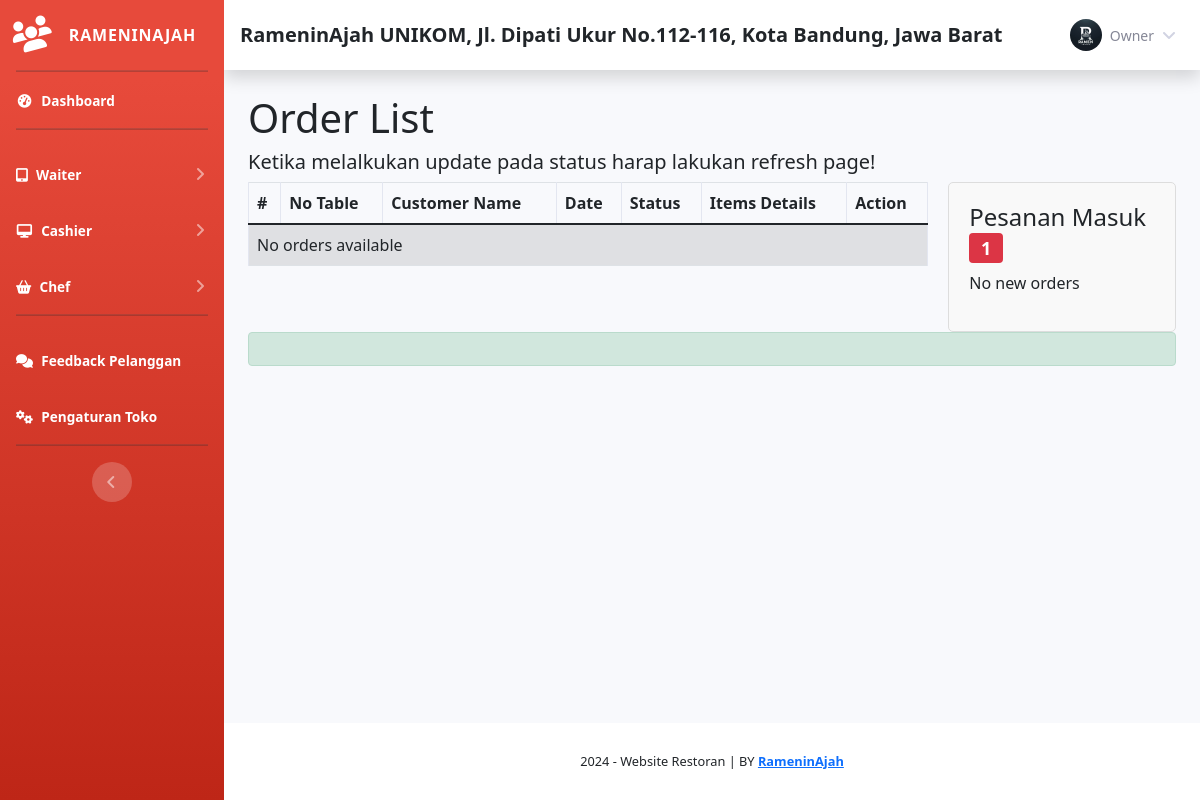
Before: /Assets/php/index.php?page=pesanan (signed in) with the older database file.
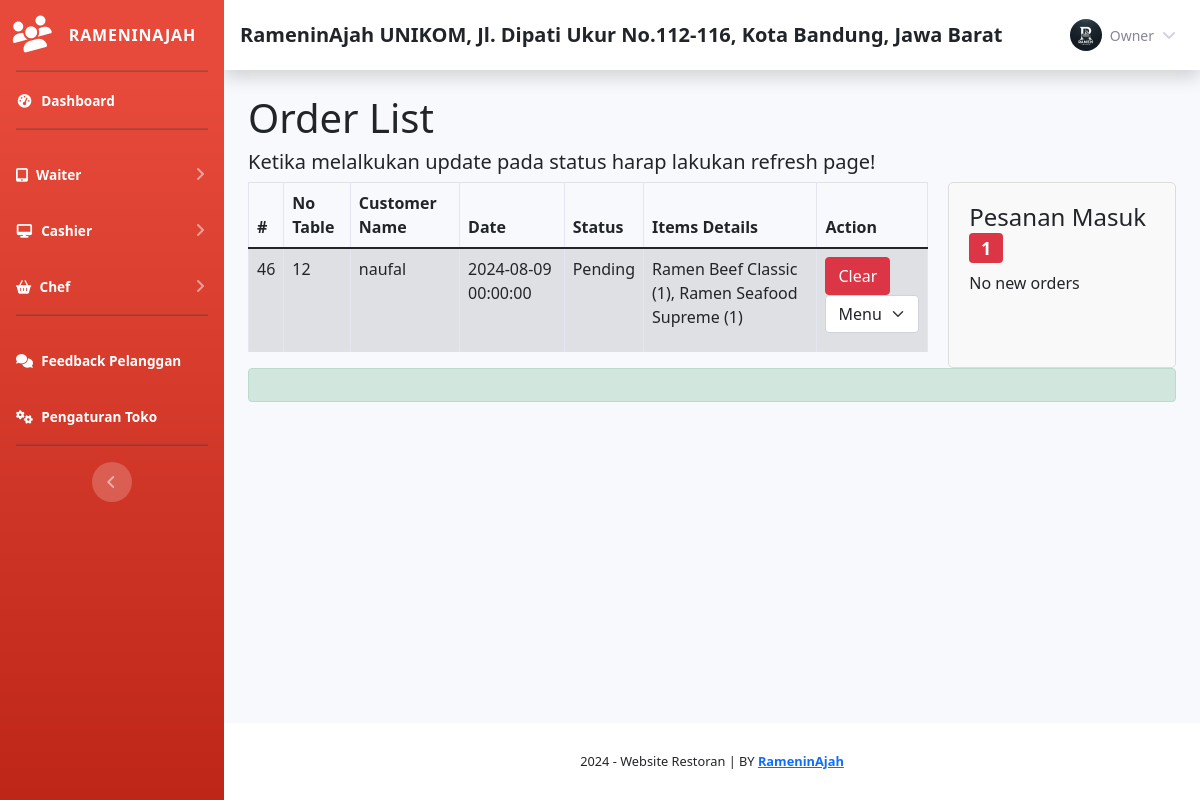
After: the same page with the newer database file.
### tables this page shows
CREATE TABLE `orders` (
  `id` int(11) NOT NULL AUTO_INCREMENT,
  `table_number` varchar(10) DEFAULT NULL,
  `customer_name` varchar(255) DEFAULT NULL,
  `order_date` datetime DEFAULT NULL,
  `total_order` decimal(10,2) DEFAULT NULL,
  `status` varchar(50) DEFAULT NULL,
  `items_details` text DEFAULT NULL,
  PRIMARY KEY (`id`)
);

### Assets/php/admin/module/pesanan/index.php (the view, shortened to what this page needs)
<?php
$servername = "localhost";
$username = "root";
$password = "";
$dbname = "db_toko";
$conn = new mysqli($servername, $username, $password, $dbname);
$sql = "SELECT id, table_number, customer_name, order_date, total_order, status, items_details FROM orders";
$result = $conn->query($sql);
$new_order_sql = "SELECT * FROM orders WHERE status = 'menunggu' ORDER BY order_date DESC LIMIT 1";
$new_order_result = $conn->query($new_order_sql);
$new_order = $new_order_result->fetch_assoc();
?>
<!DOCTYPE html>
<html lang="en">
<head>
    <link rel="stylesheet" href="https://cdn.jsdelivr.net/npm/bootstrap@5.0.2/dist/css/bootstrap.min.css">
</head>
<body>
    <div class="container">
        <h1>Order List</h1>
        <h5>Ketika melalkukan update pada status harap lakukan refresh page!</h5>
        <div class="order-container">
            <div class="order-table">
                <table class="table table-bordered table-striped">
                    <thead>
                        <tr>
                            <th>#</th>
                            <th>No Table</th>
                            <th>Customer Name</th>
                            <th>Date</th>
                            <th>Status</th>
                            <th>Items Details</th>
                            <th>Action</th>
                        </tr>
                    </thead>
                    <tbody>
                        <?php
                        if ($result->num_rows > 0) {
                            while ($row = $result->fetch_assoc()) {
                                echo "<tr id='order-" . $row["id"] . "'>";
                                echo "<td>" . $row["id"] . "</td>";
                                echo "<td>" . $row["table_number"] . "</td>";
                                echo "<td>" . $row["customer_name"] . "</td>";
                                echo "<td>" . $row["order_date"] . "</td>";
                                echo "<td class='status'>" . $row["status"] . "</td>";
                                echo "<td>" . $row["items_details"] . "</td>";
                                echo "<td>
                                        <button type='button' class='btn btn-danger clear-btn' data-id='" . $row["id"] . "'>Clear</button>
                                        <select class='form-select status-select' data-id='" . $row["id"] . "'>
                                            <option value='menunggu' " . ($row["status"] == 'menunggu' ? 'selected' : '') . ">Menunggu</option>
                                            <option value='proses' " . ($row["status"] == 'proses' ? 'selected' : '') . ">Proses</option>
                                            <option value='siap diantarkan' " . ($row["status"] == 'siap diantarkan' ? 'selected' : '') . ">Siap Diantarkan</option>
                                            <option value='selesai' " . ($row["status"] == 'selesai' ? 'selected' : '') . ">Selesai</option>
                                        </select>
                                      </td>";
                                echo "</tr>";
                            }
                        } else {
                            echo "<tr><td colspan='7'>No orders available</td></tr>";
                        }
                        ?>
                    </tbody>
                </table>
            </div>
            <div class="incoming-order">
                <h4>Pesanan Masuk <span class="badge bg-danger">1</span></h4>
                <?php if ($new_order): ?>
                    <p>No Table: <?php echo $new_order['table_number']; ?></p>
                    <p>Waktu Pesan: <?php echo $new_order['order_date']; ?></p>
                    <p>Total Order: Rp. <?php echo number_format($new_order['total_order'], 0, ',', '.'); ?></p>
                <?php else: ?>
                    <p>No new orders</p>
                <?php endif; ?>
            </div>
        </div>
        <div id="message" class="alert alert-success" style="display: none;"></div>
    </div>
</body>
</html>

Changed rows visible on the page:
added orders: id "46", table_number "12", customer_name "naufal", order_date "2024-08-09 00:00:00", status "Pending", items_details "Ramen Beef Classic (1), Ramen Seafood Supreme (1)", id "Menunggu"
Other visible differences:
text no longer shown: "No orders available"
